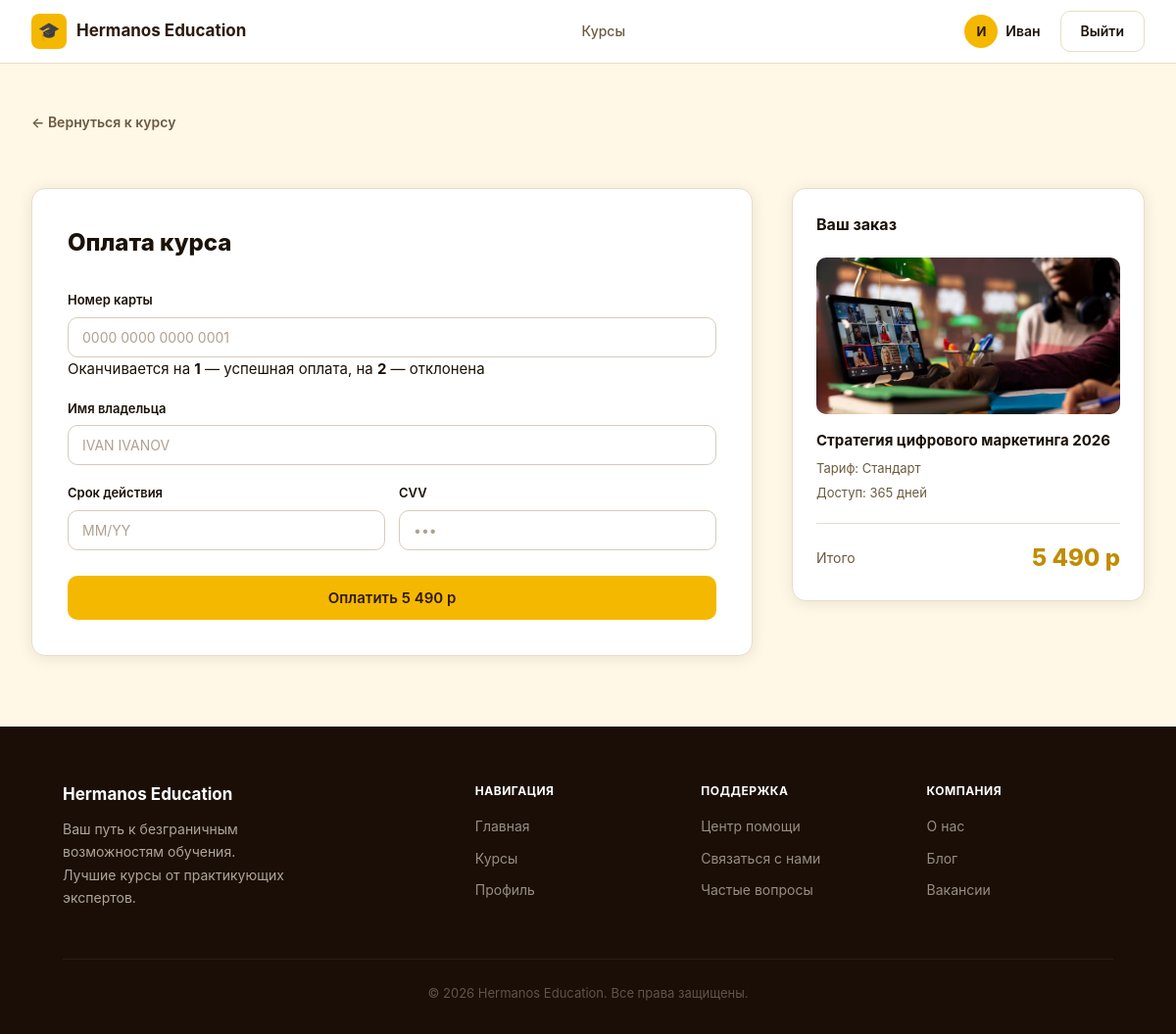
/hermanosEducation/payment.php?id=1 (signed in), run on the app's committed database.
### tables this page shows
CREATE TABLE `rates` (
  `rates_id` int(11) UNSIGNED NOT NULL,
  `course_id` int(10) UNSIGNED NOT NULL,
  `name` varchar(100) NOT NULL,
  `price` int(10) NOT NULL,
  `description` text,
  `access_duration_days` int(10) UNSIGNED NOT NULL DEFAULT '365'
);

CREATE TABLE `courses` (
  `course_id` int(10) UNSIGNED NOT NULL,
  `title` varchar(255) NOT NULL,
  `image_url` varchar(500) DEFAULT NULL,
  `description` text,
  `level` enum('Начальный','Средний','Продвинутый') NOT NULL DEFAULT 'Начальный',
  `duration_hours` int(10) UNSIGNED NOT NULL DEFAULT '0'
);

### hermanosEducation/functions.php (called while the page is built, shortened)
<?php
function base_url($path = "") {
    $path = ltrim($path, '/');
    return rtrim(BASE_URL, '/') . '/' . $path;
}
function formatPrice($price) {
    return number_format((int)$price, 0, '.', ' ') . ' р';
}

### hermanosEducation/payment.php (the view, shortened to what this page needs)
<?php
require_once 'connect.php';
require_once 'functions.php';
$courseId = (int)($_GET['id'] ?? 0);
$stmt = $conn->prepare("SELECT * FROM courses WHERE course_id = ?");
$stmt->execute([$courseId]);
$course = $stmt->fetch();
$stmt = $conn->prepare("SELECT * FROM rates WHERE course_id = ? LIMIT 1");
$stmt->execute([$courseId]);
$rate = $stmt->fetch();
$success = false;
require_once 'views/header.php';
?>
    <div class="container" style="padding-top: 48px; padding-bottom: 72px;">
        <a href="<?= base_url("/course.php?id=") . $courseId ?>" class="back-link">← Вернуться к курсу</a>
        <div class="payment-layout">
            <div class="payment-form-wrap">
                <h1 style="font-size: 24px; font-weight: 800; margin-bottom: 28px;">Оплата курса</h1>
                <?php if ($success): ?>
                    <div class="alert alert-success" style="padding: 24px; font-size: 15px;">
                        <div style="font-size: 32px; margin-bottom: 12px;">✓</div>
                        <strong>Оплата прошла успешно!</strong><br><br>
                        Курс добавлен в ваш профиль. Доступ открыт на <?= htmlspecialchars($rate['access_duration_days']) ?> дней.
                    </div>
                    <a href="<?= base_url("/profile.php") ?>" class="btn btn-gold btn-lg" style="margin-top: 16px;">
                        Перейти в профиль
                    </a>
                <?php else: ?>
                    <form method="POST" class="payment-form">
                        <div class="form-group">
                            <label for="card_number">Номер карты</label>
                            <input type="text" id="card_number" name="card_number"
                                   placeholder="0000 0000 0000 0001"
                                   maxlength="19"
                                   autocomplete="cc-number"
                                   required>
                            <div class="form-hint">
                                Оканчивается на <strong>1</strong> — успешная оплата,
                                на <strong>2</strong> — отклонена
                            </div>
                        </div>
                        <div class="form-group">
                            <label for="card_name">Имя владельца</label>
                            <input type="text" id="card_name" name="card_name"
                                   placeholder="IVAN IVANOV"
                                   style="text-transform: uppercase;"
                                   autocomplete="cc-name"
                                   required>
                        </div>
                        <div class="form-row">
                            <div class="form-group">
                                <label for="card_expiry">Срок действия</label>
                                <input type="text" id="card_expiry" name="card_expiry"
                                       placeholder="MM/YY"
                                       maxlength="5"
                                       autocomplete="cc-exp"
                                       required>
                            </div>
                            <div class="form-group">
                                <label for="card_cvv">CVV</label>
                                <input type="password" id="card_cvv" name="card_cvv"
                                       placeholder="•••"
                                       maxlength="3"
                                       autocomplete="cc-csc"
                                       required>
                            </div>
                        </div>
                        <button type="submit" class="btn btn-gold btn-full btn-lg" style="margin-top: 8px;">
                            Оплатить <?= formatPrice($rate['price']) ?>
                        </button>
                    </form>
                <?php endif; ?>
            </div>
            <div class="order-summary">
                <h2 style="font-size: 16px; font-weight: 700; margin-bottom: 20px;">Ваш заказ</h2>
                <img src="<?= htmlspecialchars($course['image_url'] ?? '') ?>"
                     alt="<?= htmlspecialchars($course['title']) ?>"
                     style="width:100%; height:160px; object-fit:cover; border-radius:10px; margin-bottom:16px;" />
                <div style="font-weight:700; font-size:15px; margin-bottom:8px; line-height:1.4;">
                    <?= htmlspecialchars($course['title']) ?>
                </div>
                <div style="font-size:13px; color:var(--text-muted); margin-bottom:4px;">
                    Тариф: <?= htmlspecialchars($rate['name']) ?>
                </div>
                <div style="font-size:13px; color:var(--text-muted); margin-bottom:20px;">
                    Доступ: <?= htmlspecialchars($rate['access_duration_days']) ?> дней
                </div>
                <div style="border-top:1px solid var(--border); padding-top:16px; display:flex; justify-content:space-between; align-items:center;">
                    <span style="font-size:14px; color:var(--text-muted);">Итого</span>
                    <span style="font-size:24px; font-weight:800; color:var(--gold-dark);">
                    <?= formatPrice($rate['price']) ?>
                </span>
                </div>
            </div>
        </div>
    </div>
<?php require_once 'views/footer.php'; ?>

### hermanosEducation/styles/style.css (style rules this page uses)
* { box-sizing: border-box; margin: 0; padding: 0; }
:root { --gold: #f5b800; --gold-hover: #ffd84d; --gold-dark: #c08c00; --red: #c0321e; --brown-dark: #1a0e06; --brown: #2c1a0e; --cream: #fff8e7; --cream-dark: #f0e4c3; --text: #1a1208; --text-muted: #6b5a3e; --border: #e8dcc8; --white: #ffffff; --radius: 10px; --shadow: 0 2px 16px rgba(26, 14, 6, 0.09); --shadow-lg: 0 8px 32px rgba(26, 14, 6, 0.16); }
body { font-family: "Inter", sans-serif; font-size: 15px; background: var(--cream); color: var(--text); line-height: 1.6; min-height: 100vh; margin: 0; }
a { text-decoration: none; color: inherit; }
img { max-width: 100%; display: block; }
button { cursor: pointer; font-family: inherit; }
.container { max-width: 1280px; margin: 0 auto; padding: 0 32px; width: 100%; }
.btn { display: inline-flex; align-items: center; justify-content: center; gap: 6px; padding: 9px 20px; border-radius: var(--radius); font-size: 14px; font-weight: 600; border: none; transition: all 0.2s; white-space: nowrap; }
.btn-gold { background: var(--gold); color: var(--brown); }
.btn-full { width: 100%; }
.btn-lg { padding: 13px 32px; font-size: 15px; }
.form-group { margin-bottom: 18px; }
.form-group label { display: block; font-size: 13px; font-weight: 600; margin-bottom: 7px; }
.form-group input, .form-group select, .form-group textarea { width: 100%; border: 1.5px solid #d8cbba; border-radius: var(--radius); padding: 11px 14px; font-size: 14px; font-family: inherit; color: var(--text); background: var(--white); outline: none; transition: border-color 0.2s, box-shadow 0.2s; }
.form-group input::placeholder, .form-group textarea::placeholder { color: #b0a090; }
.form-row { display: grid; grid-template-columns: 1fr 1fr; gap: 14px; }
.back-link { display: inline-block; margin-bottom: 24px; font-size: 14px; font-weight: 600; color: var(--text-muted); transition: color 0.15s; }
.payment-layout { display: grid; grid-template-columns: 1fr 360px; gap: 40px; align-items: start; margin-top: 32px; }
.payment-form-wrap { background: var(--white); border-radius: 14px; border: 1px solid var(--border); padding: 36px; box-shadow: var(--shadow); }
.order-summary { background: var(--white); border-radius: 14px; border: 1px solid var(--border); padding: 24px; box-shadow: var(--shadow); position: sticky; top: 84px; }

### data on the page
rates: price "5 490 р", name "Стандарт", access_duration_days "365"
courses: image_url (picture), title "Стратегия цифрового маркетинга 2026"

### other printed values
mb_substr($_SESSION['first_name'], 0, 1) "И"
$_SESSION['first_name'] "Иван"
